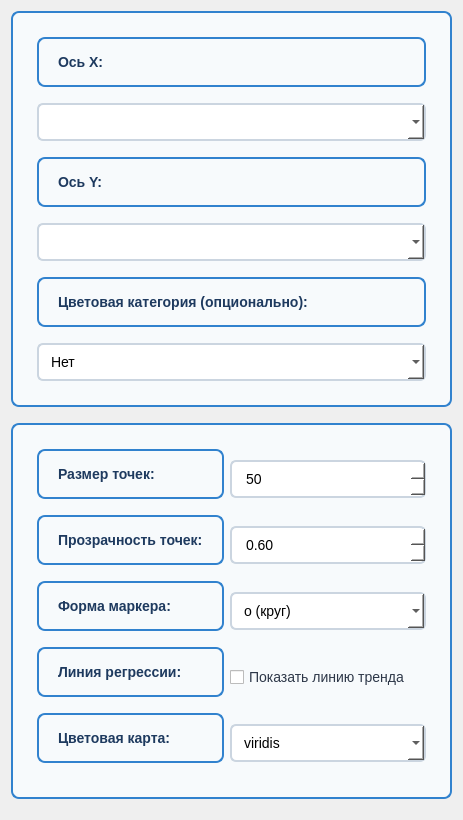
              <widget class="QWidget" name="scrollAreaWidgetContents_scatter">
               <layout class="QVBoxLayout" name="verticalLayout_scatter_scroll">
                <!-- Data Selection -->
                <item>
                 <widget class="QFrame" name="scatter_data_frame">
                  <property name="styleSheet">
                   <string notr="true">QFrame {
    background-color: #f7fafc;
    border: 2px solid #3182ce;
    border-radius: 8px;
    padding: 15px;
    margin-bottom: 10px;
}</string>
                  </property>
                  <layout class="QVBoxLayout" name="verticalLayout_scatter_data">
                   <item>
                    <widget class="QLabel" name="label_scatter_x">
                     <property name="styleSheet">
                      <string notr="true">color: #1e3a5f;
font-size: 14px;
font-weight: bold;</string>
                     </property>
                     <property name="text">
                      <string>Ось X:</string>
                     </property>
                    </widget>
                   </item>
                   <item>
                    <widget class="QComboBox" name="scatter_x_combo">
                     <property name="styleSheet">
                      <string notr="true">QComboBox {
    background-color: white;
    border: 2px solid #cbd5e0;
    border-radius: 6px;
    padding: 8px 12px;
    font-size: 14px;
}</string>
                     </property>
                    </widget>
                   </item>
                   <item>
                    <widget class="QLabel" name="label_scatter_y">
                     <property name="styleSheet">
                      <string notr="true">color: #1e3a5f;
font-size: 14px;
font-weight: bold;
margin-top: 10px;</string>
                     </property>
                     <property name="text">
                      <string>Ось Y:</string>
                     </property>
                    </widget>
                   </item>
                   <item>
                    <widget class="QComboBox" name="scatter_y_combo">
                     <property name="styleSheet">
                      <string notr="true">QComboBox {
    background-color: white;
    border: 2px solid #cbd5e0;
    border-radius: 6px;
    padding: 8px 12px;
    font-size: 14px;
}</string>
                     </property>
                    </widget>
                   </item>
                   <item>
                    <widget class="QLabel" name="label_scatter_color">
                     <property name="styleSheet">
                      <string notr="true">color: #1e3a5f;
font-size: 14px;
font-weight: bold;
margin-top: 10px;</string>
                     </property>
                     <property name="text">
                      <string>Цветовая категория (опционально):</string>
                     </property>
                    </widget>
                   </item>
                   <item>
                    <widget class="QComboBox" name="scatter_color_combo">
                     <property name="styleSheet">
                      <string notr="true">QComboBox {
    background-color: white;
    border: 2px solid #cbd5e0;
    border-radius: 6px;
    padding: 8px 12px;
    font-size: 14px;
}</string>
                     </property>
                     <item>
                      <property name="text">
                       <string>Нет</string>
                      </property>
                     </item>
                    </widget>
                   </item>
                  </layout>
                 </widget>
                </item>

                <!-- Style Settings -->
                <item>
                 <widget class="QFrame" name="scatter_style_frame">
                  <property name="styleSheet">
                   <string notr="true">QFrame {
    background-color: #f7fafc;
    border: 2px solid #3182ce;
    border-radius: 8px;
    padding: 15px;
    margin-bottom: 10px;
}</string>
                  </property>
                  <layout class="QGridLayout" name="gridLayout_scatter_style">
                   <item row="0" column="0">
                    <widget class="QLabel" name="label_point_size">
                     <property name="styleSheet">
                      <string notr="true">color: #1e3a5f;
font-size: 14px;
font-weight: bold;</string>
                     </property>
                     <property name="text">
                      <string>Размер точек:</string>
                     </property>
                    </widget>
                   </item>
                   <item row="0" column="1">
                    <widget class="QSpinBox" name="point_size_spin">
                     <property name="styleSheet">
                      <string notr="true">QSpinBox {
    background-color: white;
    border: 2px solid #cbd5e0;
    border-radius: 6px;
    padding: 8px 12px;
    font-size: 14px;
    min-width: 100px;
}</string>
                     </property>
                     <property name="minimum">
                      <number>10</number>
                     </property>
                     <property name="maximum">
                      <number>200</number>
                     </property>
                     <property name="value">
                      <number>50</number>
                     </property>
                    </widget>
                   </item>
                   <item row="1" column="0">
                    <widget class="QLabel" name="label_point_alpha">
                     <property name="styleSheet">
                      <string notr="true">color: #1e3a5f;
font-size: 14px;
font-weight: bold;</string>
                     </property>
                     <property name="text">
                      <string>Прозрачность точек:</string>
                     </property>
                    </widget>
                   </item>
                   <item row="1" column="1">
                    <widget class="QDoubleSpinBox" name="point_alpha_spin">
                     <property name="styleSheet">
                      <string notr="true">QDoubleSpinBox {
    background-color: white;
    border: 2px solid #cbd5e0;
    border-radius: 6px;
    padding: 8px 12px;
    font-size: 14px;
    min-width: 100px;
}</string>
                     </property>
                     <property name="minimum">
                      <double>0.0</double>
                     </property>
                     <property name="maximum">
                      <double>1.0</double>
                     </property>
                     <property name="singleStep">
                      <double>0.1</double>
                     </property>
                     <property name="value">
                      <double>0.6</double>
                     </property>
                    </widget>
                   </item>
                   <item row="2" column="0">
                    <widget class="QLabel" name="label_marker">
                     <property name="styleSheet">
                      <string notr="true">color: #1e3a5f;
font-size: 14px;
font-weight: bold;</string>
                     </property>
                     <property name="text">
                      <string>Форма маркера:</string>
                     </property>
                    </widget>
                   </item>
                   <item row="2" column="1">
                    <widget class="QComboBox" name="scatter_marker_combo">
                     <property name="styleSheet">
                      <string notr="true">QComboBox {
    background-color: white;
    border: 2px solid #cbd5e0;
    border-radius: 6px;
    padding: 8px 12px;
    font-size: 14px;
    min-width: 150px;
}</string>
                     </property>
                     <item>
                      <property name="text">
                       <string>o (круг)</string>
                      </property>
                     </item>
                     <item>
                      <property name="text">
                       <string>s (квадрат)</string>
                      </property>
                     </item>
                     <item>
                      <property name="text">
                       <string>^ (треугольник вверх)</string>
                      </property>
                     </item>
                     <item>
                      <property name="text">
                       <string>v (треугольник вниз)</string>
                      </property>
                     </item>
                     <item>
                      <property name="text">
                       <string>&lt; (треугольник влево)</string>
                      </property>
                     </item>
                     <item>
                      <property name="text">
                       <string>&gt; (треугольник вправо)</string>
                      </property>
                     </item>
                     <item>
                      <property name="text">
                       <string>8 (восьмиугольник)</string>
                      </property>
                     </item>
                    </widget>
                   </item>
                   <item row="3" column="0">
                    <widget class="QLabel" name="label_regression">
                     <property name="styleSheet">
                      <string notr="true">color: #1e3a5f;
font-size: 14px;
font-weight: bold;</string>
                     </property>
                     <property name="text">
                      <string>Линия регрессии:</string>
                     </property>
                    </widget>
                   </item>
                   <item row="3" column="1">
                    <widget class="QCheckBox" name="regression_checkbox">
                     <property name="styleSheet">
                      <string notr="true">QCheckBox {
    font-size: 14px;
    color: #2d3748;
}</string>
                     </property>
                     <property name="text">
                      <string>Показать линию тренда</string>
                     </property>
                     <property name="checked">
                      <bool>false</bool>
                     </property>
                    </widget>
                   </item>
                   <item row="4" column="0">
                    <widget class="QLabel" name="label_colormap">
                     <property name="styleSheet">
                      <string notr="true">color: #1e3a5f;
font-size: 14px;
font-weight: bold;</string>
                     </property>
                     <property name="text">
                      <string>Цветовая карта:</string>
                     </property>
                    </widget>
                   </item>
                   <item row="4" column="1">
                    <widget class="QComboBox" name="scatter_colormap_combo">
                     <property name="styleSheet">
                      <string notr="true">QComboBox {
    background-color: white;
    border: 2px solid #cbd5e0;
    border-radius: 6px;
    padding: 8px 12px;
    font-size: 14px;
    min-width: 150px;
}</string>
                     </property>
                     <item>
                      <property name="text">
                       <string>viridis</string>
                      </property>
                     </item>
                     <item>
                      <property name="text">
                       <string>plasma</string>
                      </property>
                     </item>
                     <item>
                      <property name="text">
                       <string>coolwarm</string>
                      </property>
                     </item>
                     <item>
                      <property name="text">
                       <string>RdYlBu</string>
                      </property>
                     </item>
                     <item>
                      <property name="text">
                       <string>Set1</string>
                      </property>
                     </item>
                    </widget>
                   </item>
                  </layout>
                 </widget>
                </item>
               </layout>
              </widget>
